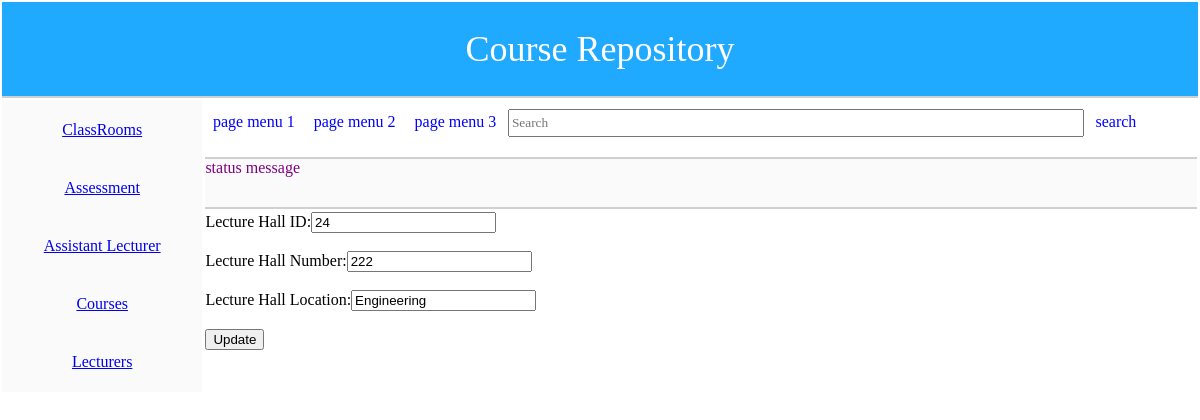
Page /updateclassroom.php?id=24 on the committed database.
### tables this page shows
CREATE TABLE IF NOT EXISTS `classrooms` (
`ID` int(100) NOT NULL,
  `Hall_No` varchar(100) NOT NULL,
  `Location` varchar(100) NOT NULL
);

### classroom.php (called while the page is built, shortened)
<?php
include_once("adb.php");
class classrooms extends adb{
	function get_classroom($id){
		$str_query="select * from classrooms
					where ID='$id'";
		if(!$this->query($str_query)){
			return false;
		}
		return $this->fetch();
	}
}
?>

### adb.php (called while the page is built, shortened)
<?php
class adb {
    var $link;
    var $result;
    function connect() {
        $this->link = mysql_connect(DB_HOST , DB_USER, DB_PWORD);
        return true;
    }
    function fetch() {
        return mysql_fetch_assoc($this->result);
    }
    function query($str_sql) {
        $this->result = mysql_query($str_sql,$this->link);
        return true;
    }
}
?>

### updateclassroom.php (the view, shortened to what this page needs)
<html>
	<head>
		<link rel="stylesheet" href="css/style.css">
	</head>
	<body>
		<table id= "tableBody" width="100%">
			<tr>
				<td colspan="2" id="pageheader">
					Course Repository
				</td>
			</tr>
			<tr>
				<td id="mainnav">
					<div class="menuitem">
					<a href='display.php?id={$row['ID']}'/>ClassRooms
					</div>
					<div class="menuitem">
					<a href='displayassess.php?id={$row['ID']}'/>Assessment
					</div>
					<div class="menuitem">
					<a href='assistantview.php?id={$row['ID']}'/>Assistant Lecturer
					</div>
					<div class="menuitem">
                    <a href='viewcourse.php?id={$row['ID']}'/>Courses
                    </div>
                    <div class="menuitem">
                    <a href='viewlecturers.php?id={$row['ID']}'/>Lecturers
                    </div>
				</td>
				<td id="content">
					<div id="divPageMenu">
						<span class="menuitem" >page menu 1</span>
						<span class="menuitem" >page menu 2</span>
						<span class="menuitem" >page menu 3</span>
						<input type="text" id="txtSearch" placeholder = "Search"/>
						<span class="menuitem">search</span>
					</div>
					<div id="divStatus" class="status">
						status message
					</div>
					<div id="divContent">
		<?php
			if(isset($_REQUEST['id'])){
			$id=$_REQUEST['id'];
			include_once("classroom.php");
			$obj=new classrooms();
			$result=$obj->get_classroom($id);
			}
		?>
				<form action ="updateclassroom.php" method ="POST">
					<div> Lecture Hall ID:<input type="text" name="id" size"30" value="<?php echo $result['ID']?>"/>
					</div><br>
					<div> Lecture Hall Number:<input type="text" name="hn" size"30" value="<?php echo $result['Hall_No']?>"/>
					</div><br>
					<div> Lecture Hall Location:<input type="text" name="lo" size"30" value="<?php echo $result['Location']?>"/>
					</div><br>
					<input type="submit" value="Update">
				</form>
		</body>
	</head>
</html>

### css/style.css (style rules this page uses)
body { margin: 0px; }
.status { background-color:#fafafa; color: purple; border-bottom: solid 2px #d0d0d0; font-weight: solid; }
#mainnav .menuitem { color:black; cursor:hand; padding: 20px; }
#divPageMenu .menuitem { color:blue; cursor:hand; padding: 0.2cm; }
#pageheader { height: 1in; background-color: 1faaff; font-size: 36px; color: ffffff; text-align: center; border-bottom: solid 2px #d0d0d0; }
#mainnav { text-align: center; width:2in; vertical-align:top; background-color:#fafafa; }
#content { width:10in; vertical-align:top; background-color:#ffffff; }
#divPageMenu { height:0.5in; border-bottom: solid 2px #d0d0d0; padding-top: 0.2cm; }
#divStatus { height:0.5in; }
#txtSearch { height: 0.3in; width: 6in; font-family: cursive; }
#divContent { padding-top: 0.1cm; background-color:white; }

### rows in the picture
classrooms: id "24", hn "222", lo "Engineering"
